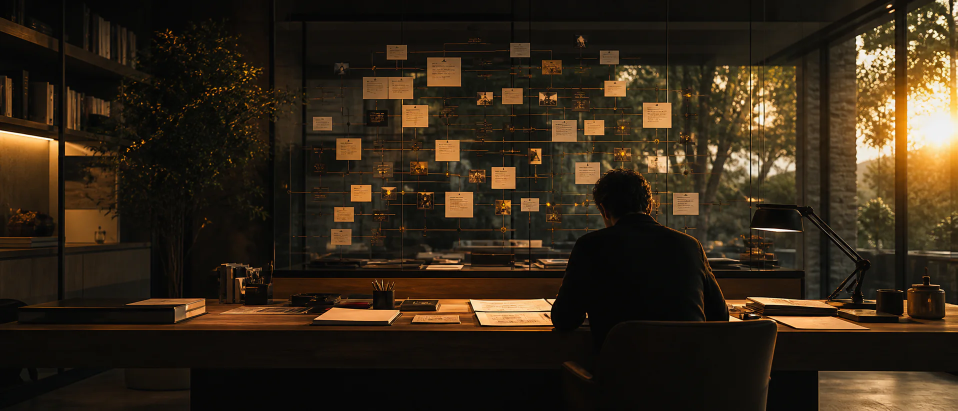
#> input picture src/assets/source/ai-agent-studio.webp, 1915 x 821 px (shown at 1/2 size); its folder holds 2 pictures in this run
$ python prepare_assets.py
#> lines starting #> are read from the running program, lines starting #| are printed output that depends on the picture
"""Prepare derived image assets for the ACKS promo render.

- Upscales the two registered concept visuals (1915 x 821) with Lanczos and a
  light unsharp mask so the 1080 px square window stays crisp during the slow
  push-in. The originals in src/assets/source are never modified.
- Generates a tileable paper-grain texture, in the spirit of the fractal-noise
  overlay used on the live construction page.
"""

from pathlib import Path

import numpy as np
from PIL import Image, ImageFilter

ROOT = Path(__file__).resolve().parent.parent
SRC = ROOT / "src" / "assets" / "source"
GEN = ROOT / "src" / "assets" / "gen"

# The square window is 1080 px and zooms to ~1.1x, so render the 821 px tall
# originals at 1300 px tall (about 1.58x) to avoid browser upscaling.
TARGET_HEIGHT = 1300


def upscale(name: str) -> None:
#> called with name = 'ai-agent-studio'
    image = Image.open(SRC / f"{name}.webp").convert("RGB")
#> image is the input picture: PIL image 1915x821 RGB; mean R, G, B 50.9, 39, 23.7
    width = round(image.width * TARGET_HEIGHT / image.height)
#> width = 3032
    image = image.resize((width, TARGET_HEIGHT), Image.Resampling.LANCZOS)
#> image: PIL image 3032x1300 RGB
    image = image.filter(ImageFilter.UnsharpMask(radius=1.6, percent=55, threshold=2))
    image.save(GEN / f"{name}.jpg", quality=94, subsampling=0)
    print(f"{name}.jpg {image.size}")
#| ai-agent-studio.jpg (3032, 1300)
#> call 2 of upscale, with name = 'automotive-studio'
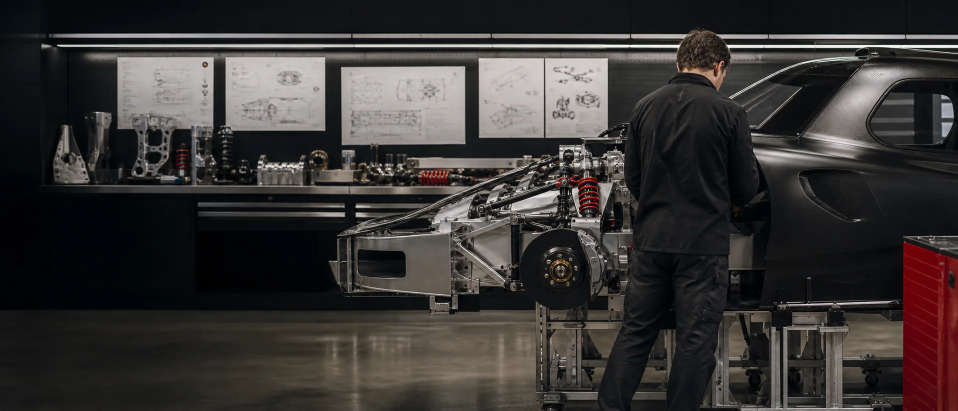
#> input picture src/assets/source/automotive-studio.webp, 1915 x 821 px (shown at 1/2 size)
#> in upscale, image is the input picture: PIL image 1915x821 RGB; mean R, G, B 56.2, 53.1, 51.9
#| automotive-studio.jpg (3032, 1300)


def grain(size: int = 384, seed: int = 7) -> None:
#> called with size = 384, seed = 7
    rng = np.random.default_rng(seed)
    noise = rng.normal(0.0, 1.0, (size, size))
    # Blend a little low-frequency structure in so it reads as paper, not TV static.
    coarse = rng.normal(0.0, 1.0, (size // 8, size // 8))
    coarse = np.array(
        Image.fromarray(((coarse - coarse.min()) / np.ptp(coarse) * 255).astype(np.uint8)).resize(
            (size, size), Image.Resampling.BICUBIC
        ),
        dtype=np.float64,
    )
    coarse = (coarse - coarse.mean()) / coarse.std()
    field = 0.82 * noise + 0.18 * coarse
    field = np.clip(128 + field * 34, 0, 255).astype(np.uint8)
    Image.fromarray(field, mode="L").save(GEN / "grain.png")
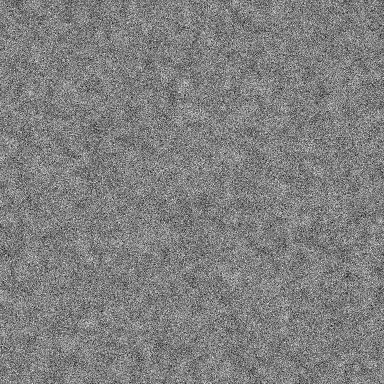
#> saved as grain.png: PIL image 384x384 L; min 0, max 253, mean 127.5
    print("grain.png", (size, size))


def main() -> None:
    GEN.mkdir(parents=True, exist_ok=True)
    upscale("ai-agent-studio")
    upscale("automotive-studio")
    grain()


if __name__ == "__main__":
    main()
